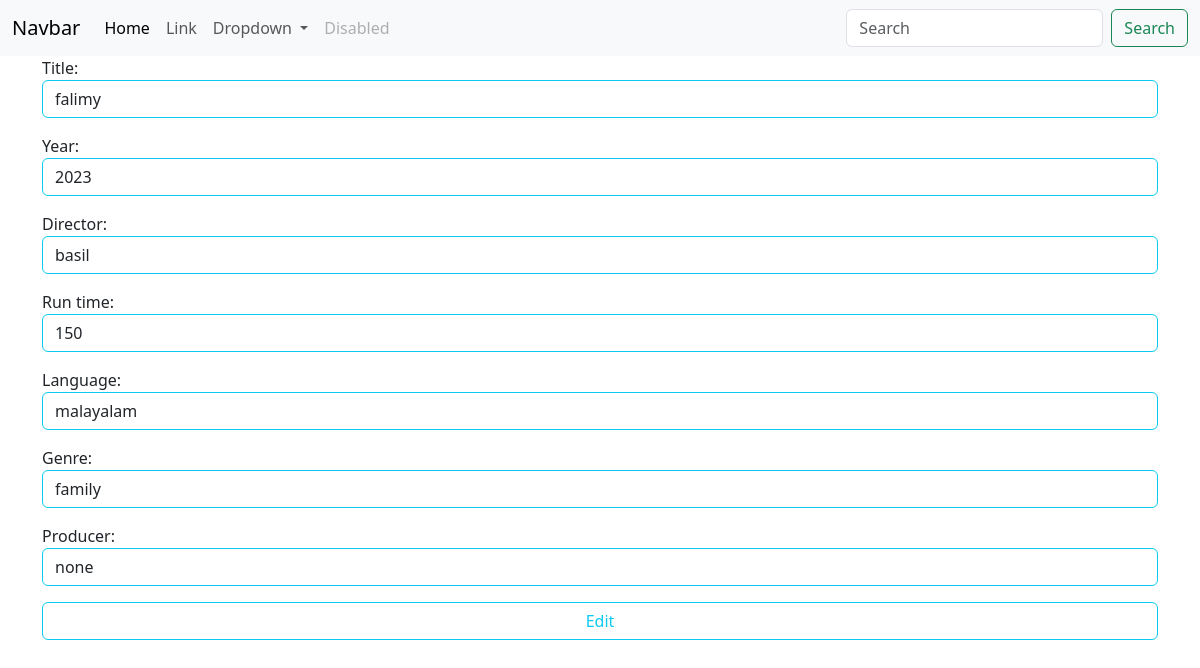
Screenshot of /movies/13/change/ with the database file from the repository.
### myapp/models.py (models this page shows, shortened)
class Movie(models.Model):
    title=models.CharField(max_length=200)
    year=models.CharField(max_length=200)
    director=models.CharField(max_length=200)
    run_time=models.PositiveIntegerField()
    language=models.CharField(max_length=200)
    genre=models.CharField(max_length=200)
    producer=models.CharField(max_length=200,null=True)

### myapp/views.py (the view, shortened to what this page needs)
# urls.py: path("movies/<int:pk>/change/",views.MovieUpdateView.as_view(),name="movie-edit"),
class MovieUpdateView(View):
    def get(self,request,*args,**kwargs):
        id=kwargs.get("pk")
        movie_object=Movie.objects.get(id=id)
        form_instance=MovieModelForm(instance=movie_object)
        return render(request,"movie_edit.html",{"form":form_instance})

### myapp/forms.py
class MovieModelForm(forms.ModelForm):
    class Meta:
        model=Movie
        exclude=("id",)
        widgets={
        "title":forms.TextInput(attrs={"class":"form-control border-info"}),
        "year":forms.TextInput(attrs={"class":"form-control border-info"}),
        "director":forms.TextInput(attrs={"class":"form-control border-info"}),
        "run_time":forms.NumberInput(attrs={"class":"form-control border-info"}),
        "language":forms.TextInput(attrs={"class":"form-control border-info"}),
        "genre":forms.TextInput(attrs={"class":"form-control border-info"}),
        "producer":forms.TextInput(attrs={"class":"form-control border-info"}),
        }

### myapp/templates/movie_edit.html (shortened to what this page needs)
{%extends 'base.html'%}
{%block main_block%}
<div class="container">
    <form action="" method="post">
        {{form.as_p}}
        <button type="submit" class="btn btn-outline-info form-control">Edit</button>
    </form>
</div>
{%endblock%}

### rows the page displays
Movie: title "falimy", year "2023", director "basil", run_time "150", language "malayalam", genre "family", producer "none"
